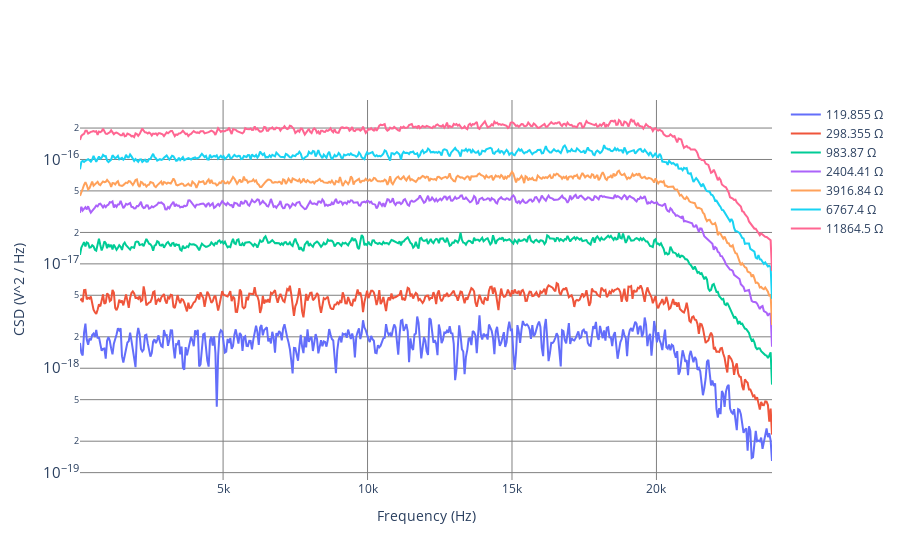
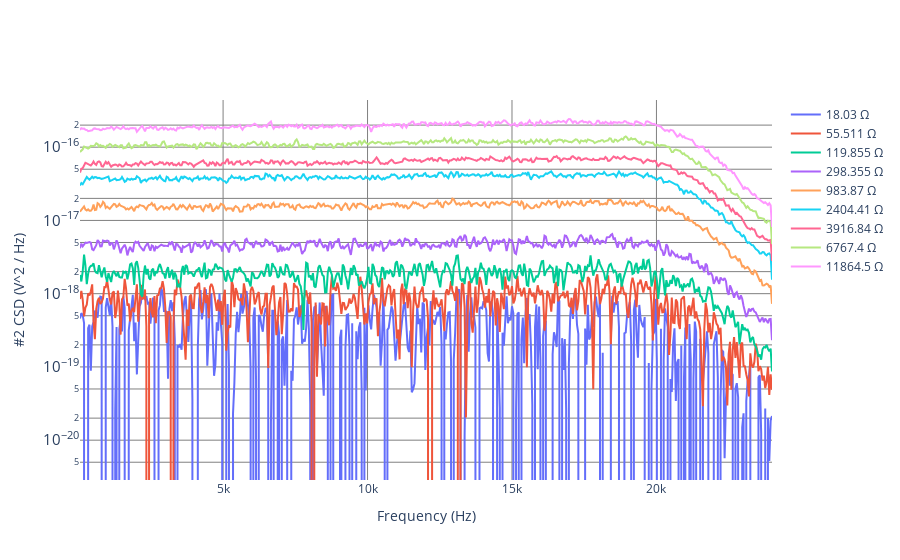
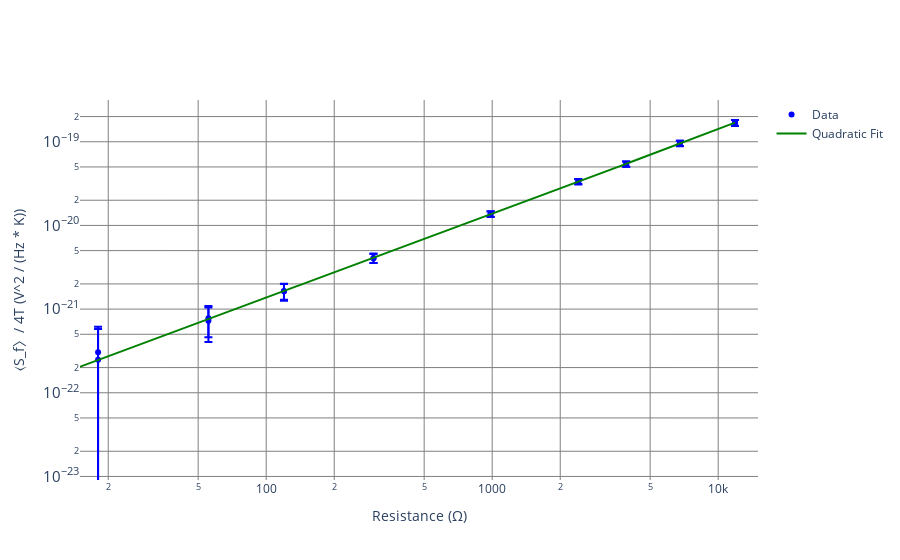
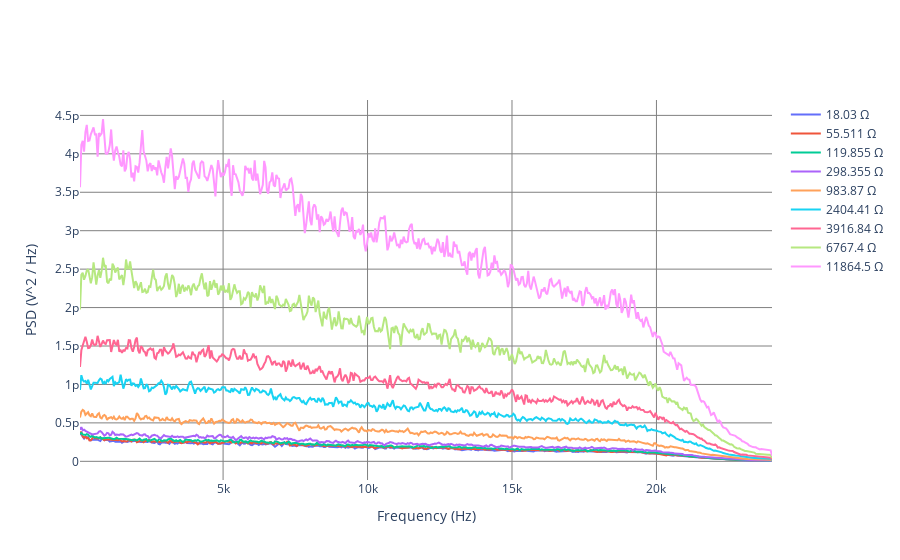

The code cell stored with these charts, in order, in its notebook:
### Code cell
# Noise data analysis

Temp = 21.1 + 273.15
Temp_std = 1

fs = 48000

Pden_arr = np.array([])
Pden_std_arr = np.array([])

V_1 = 50E-3
cR_1 = 120.26E3

def v_into_amp(V_in, R_1, R_2):
    return V_in * R_2 / (R_1 + R_2)


def G_std_over_G(f, V_in, R_2):
    return np.sqrt( ( (3E-3 + 0.01 * G_interp(f) * V_in) / (G_interp(f) * V_in) ) ** 2
                                     + (( v_into_amp(3E-3, cR_1, R_2) + 0.01 * V_in) / V_in) ** 2)

fig1 = go.Figure()
fig1.update_layout(
    xaxis_title="Frequency (Hz)",
    yaxis_title="CSD (V^2 / Hz)",
    #xaxis_type="log",
    yaxis_type='log',
    template="plotly",
    plot_bgcolor='white',
    paper_bgcolor='white',
    xaxis=dict(
        showgrid=True,
        gridcolor="gray",
        zeroline=False
    ),
    yaxis=dict(
        showgrid=True,
        gridcolor="gray",
        zeroline=False 
    )
    #template="plotly_dark"
)

fig2 = go.Figure()
fig2.update_layout(
    xaxis_title="Frequency (Hz)",
    yaxis_title="#2 CSD (V^2 / Hz)",
    #xaxis_type="log",
    yaxis_type='log',
    template="plotly",
    plot_bgcolor='white',
    paper_bgcolor='white',
    xaxis=dict(
        showgrid=True,
        gridcolor="gray",
        zeroline=False
    ),
    yaxis=dict(
        showgrid=True,
        gridcolor="gray",
        zeroline=False 
    )
    #template="plotly_dark"
)

fig4 = go.Figure()
fig4.update_layout(
    xaxis_title="Frequency (Hz)",
    yaxis_title="PSD (V^2 / Hz)",
    #xaxis_type="log",
    template="plotly",
    plot_bgcolor='white',
    paper_bgcolor='white',
    xaxis=dict(
        showgrid=True,
        gridcolor="gray",
        zeroline=False
    ),
    yaxis=dict(
        showgrid=True,
        gridcolor="gray",
        zeroline=False 
    )
    #template="plotly_dark"
)

# Spectral Analysis
r = 0
for v_dat_1L, v_dat_2L, v_dat_1R, v_dat_2R in zip(v_data_1L_arr, v_data_2L_arr, v_data_1R_arr, v_data_2R_arr):
    f1, P_den_1 = signal.welch(v_dat_1L, fs, nperseg=1024)
    f1 = f1[1:]
    P_den_1 = P_den_1[1:].real / G_interp(f1) / C_interp(f1)
    
    fc_1, P_den_cross_1 = signal.csd(v_dat_1L, v_dat_1R, fs, nperseg=1024)
    fc_2, P_den_cross_2 = signal.csd(v_dat_2L, v_dat_2R, fs, nperseg=1024)
    fc_1 = fc_1[1:].real
    fc_2 = fc_2[1:].real
    P_den_cross_1 = P_den_cross_1[1:].real
    P_den_cross_2 = P_den_cross_2[1:].real
    P_den1 = P_den_cross_1 / G_interp(fc_1) ** 2 / C_interp(fc_1) ** 2
    P_den2 = P_den_cross_2 / G_interp(fc_2) ** 2 / C_interp(fc_2) ** 2
    f_flat1 = fc_1[10:400]
    f_flat2 = fc_2[10:400]
    P_den1_flat = P_den1[10:400]
    P_den2_flat = P_den2[10:400]
    
    
    if r >= 2:
        fig1.add_trace(go.Scatter(
            x=fc_1, y=P_den1,
            name='{} Ω'.format(R_arr[r]),
            mode='lines',
            # line=dict(
            #     color=color_arr[r]
            # )
        ))

    fig2.add_trace(go.Scatter(
        x=fc_2, y=P_den2,
        name='{} Ω'.format(R_arr[r]),
        mode='lines',
        # line=dict(
        #     color=color_arr[r]
        # )
    ))

    fig4.add_trace(go.Scatter(
        x=f1, y=P_den_1,
        name='{} Ω'.format(R_arr[r]),
        mode='lines',
    ))

    data_std1 = np.sqrt(
        np.sum(
            ( 2 * P_den1_flat * np.sqrt( (2/40) ** 2 +
                                         (0.2 / G_interp(f_flat1) + 0.01) ** 2) ) ** 2
        )
    ) / len(f_flat1)
    data_std2 = np.sqrt(
        np.sum(
            ( 2 * P_den2_flat * np.sqrt( (2/40) ** 2 +
                                         (0.2 / G_interp(f_flat2) + 0.01) ** 2) ) ** 2
        )
    ) / len(f_flat2)
    
    Pden_std_arr = np.array([*Pden_std_arr, *[np.sqrt(np.std(P_den1_flat) ** 2 + data_std1 ** 2),
                                            np.sqrt(np.std(P_den2_flat) ** 2 + data_std2 ** 2)]])
    Pden_arr = np.array([*Pden_arr, *[np.mean(P_den1_flat),
                                    np.mean(P_den2_flat)]])
    
    r += 1

# Fitting data
def lin_func(x, a, b):
    return a*x + b

def quad_func(x, a, b, c):
    return a*x**2 + b*x + c

ext_R_arr = np.array([])
for res in R_arr:    
    ext_R_arr = np.array([*ext_R_arr, res, res])

kb_slope_arr = Pden_arr / (4 * Temp)
kb_slope_std_arr = Pden_arr / (4 * Temp) * np.sqrt((Pden_std_arr / Pden_arr) ** 2 + (Temp_std / Temp) ** 2)

params_lin, cov_lin = curve_fit(lin_func, ext_R_arr, kb_slope_arr, sigma=kb_slope_std_arr)
p_lin_err = np.sqrt(np.diag(cov_lin))

params_quad, cov_quad = curve_fit(quad_func, ext_R_arr, kb_slope_arr, sigma=kb_slope_std_arr)
p_quad_err = np.sqrt(np.diag(cov_quad))

R_space = np.linspace(0, max(R_arr), 10000)


# Plotting
fig3 = go.Figure()
fig3.add_trace(go.Scatter(
    x=ext_R_arr, y=kb_slope_arr,
    error_y=dict(
        type='data',
        array=kb_slope_std_arr,
        color='blue'
    ),
    name='Data', 
    mode='markers',
    marker=dict(
        color='blue'
    )
))

# fig3.add_trace(go.Scatter(
#     x=R_space, y=lin_func(R_space, *params_lin),
#     name='Linear Fit',
#     mode='lines',
#     line=dict(
#         color='red'
#     )
# ))

fig3.add_trace(go.Scatter(
    x=R_space, y=quad_func(R_space, *params_quad),
    name='Quadratic Fit',
    mode='lines',
    line=dict(
        color='green'
    ),
    
))

fig3.update_layout(
    xaxis_title='Resistance (Ω)',
    yaxis_title='⟨S_f〉/ 4T (V^2 / (Hz * K))',
    xaxis_type='log',
    yaxis_type='log',
    template="plotly",
    plot_bgcolor='white',
    paper_bgcolor='white',
    xaxis=dict(
        range=[np.log10(15),np.log10(15E3)],
        showgrid=True,
        gridcolor="gray",
        zeroline=False
    ),
    yaxis=dict(
        showgrid=True,
        gridcolor="gray",
        zeroline=False
    )
    #template="plotly_dark"
)

fig1.show()
fig1.write_image('Figures/# 1 CSD per R.pdf')
fig1.write_image('Figures/# 1 CSD per R.png')
fig2.show()
fig2.write_image('Figures/# 2 CSD per R.pdf')
fig2.write_image('Figures/# 2 CSD per R.png')
fig3.show()
fig3.write_image('Figures/S vs R plot.pdf')
fig3.write_image('Figures/S vs R plot.png')
fig4.show()

print('Lin param: {} +/- {} , Const param: {} +/- {}'.format(params_lin[0], p_lin_err[0], params_lin[1], p_lin_err[1]))
print('Quad param: {} +/- {} , Lin param: {} +/- {} , Const param: {} +/- {}'.format(params_quad[0], p_quad_err[0], params_quad[1],
                                                                                     p_quad_err[1], params_quad[2], p_quad_err[2]))

### Figure 1 — Plotly figure (JSON) as saved in the notebook; plotly's stock layout.template omitted (floating-point values rounded to 4 significant figures; data arrays with more than 128 entries replaced by an {"elided": "..."} marker saying what was removed)
{"data": [{"mode": "lines", "name": "119.855 Ω", "type": "scatter", "x": {"elided": "512 float values"}, "y": {"elided": "512 float values"}}, {"mode": "lines", "name": "298.355 Ω", "type": "scatter", "x": {"elided": "512 float values"}, "y": {"elided": "512 float values"}}, {"mode": "lines", "name": "983.87 Ω", "type": "scatter", "x": {"elided": "512 float values"}, "y": {"elided": "512 float values"}}, {"mode": "lines", "name": "2404.41 Ω", "type": "scatter", "x": {"elided": "512 float values"}, "y": {"elided": "512 float values"}}, {"mode": "lines", "name": "3916.84 Ω", "type": "scatter", "x": {"elided": "512 float values"}, "y": {"elided": "512 float values"}}, {"mode": "lines", "name": "6767.4 Ω", "type": "scatter", "x": {"elided": "512 float values"}, "y": {"elided": "512 float values"}}, {"mode": "lines", "name": "11864.5 Ω", "type": "scatter", "x": {"elided": "512 float values"}, "y": {"elided": "512 float values"}}], "layout": {"paper_bgcolor": "white", "plot_bgcolor": "white", "xaxis": {"gridcolor": "gray", "showgrid": true, "title": {"text": "Frequency (Hz)"}, "zeroline": false}, "yaxis": {"gridcolor": "gray", "showgrid": true, "title": {"text": "CSD (V^2 / Hz)"}, "type": "log", "zeroline": false}}}

### Figure 2 — Plotly figure (JSON) as saved in the notebook; plotly's stock layout.template omitted (floating-point values rounded to 4 significant figures; data arrays with more than 128 entries replaced by an {"elided": "..."} marker saying what was removed)
{"data": [{"mode": "lines", "name": "18.03 Ω", "type": "scatter", "x": {"elided": "512 float values"}, "y": {"elided": "512 float values"}}, {"mode": "lines", "name": "55.511 Ω", "type": "scatter", "x": {"elided": "512 float values"}, "y": {"elided": "512 float values"}}, {"mode": "lines", "name": "119.855 Ω", "type": "scatter", "x": {"elided": "512 float values"}, "y": {"elided": "512 float values"}}, {"mode": "lines", "name": "298.355 Ω", "type": "scatter", "x": {"elided": "512 float values"}, "y": {"elided": "512 float values"}}, {"mode": "lines", "name": "983.87 Ω", "type": "scatter", "x": {"elided": "512 float values"}, "y": {"elided": "512 float values"}}, {"mode": "lines", "name": "2404.41 Ω", "type": "scatter", "x": {"elided": "512 float values"}, "y": {"elided": "512 float values"}}, {"mode": "lines", "name": "3916.84 Ω", "type": "scatter", "x": {"elided": "512 float values"}, "y": {"elided": "512 float values"}}, {"mode": "lines", "name": "6767.4 Ω", "type": "scatter", "x": {"elided": "512 float values"}, "y": {"elided": "512 float values"}}, {"mode": "lines", "name": "11864.5 Ω", "type": "scatter", "x": {"elided": "512 float values"}, "y": {"elided": "512 float values"}}], "layout": {"paper_bgcolor": "white", "plot_bgcolor": "white", "xaxis": {"gridcolor": "gray", "showgrid": true, "title": {"text": "Frequency (Hz)"}, "zeroline": false}, "yaxis": {"gridcolor": "gray", "showgrid": true, "title": {"text": "#2 CSD (V^2 / Hz)"}, "type": "log", "zeroline": false}}}

### Figure 3 — Plotly figure (JSON) as saved in the notebook; plotly's stock layout.template omitted (floating-point values rounded to 4 significant figures; data arrays with more than 128 entries replaced by an {"elided": "..."} marker saying what was removed)
{"data": [{"error_y": {"array": [3.283e-22, 3.086e-22, 3.153e-22, 3.187e-22, 3.713e-22, 3.557e-22, 5.367e-22, 4.956e-22, 9.92e-22, 1.057e-21, 2.537e-21, 2.276e-21, 3.944e-21, 4e-21, 7.256e-21, 6.841e-21, 1.39e-20, 1.327e-20], "color": "blue", "type": "data"}, "marker": {"color": "blue"}, "mode": "markers", "name": "Data", "type": "scatter", "x": [18.03, 18.03, 55.51, 55.51, 119.9, 119.9, 298.4, 298.4, 983.9, 983.9, 2404.0, 2404.0, 3917.0, 3917.0, 6767.0, 6767.0, 11860.0, 11860.0], "y": [2.48e-22, 3.048e-22, 7.764e-22, 7.235e-22, 1.63e-21, 1.648e-21, 4.083e-21, 4.047e-21, 1.366e-20, 1.367e-20, 3.33e-20, 3.347e-20, 5.407e-20, 5.421e-20, 9.532e-20, 9.591e-20, 1.685e-19, 1.687e-19]}, {"line": {"color": "green"}, "mode": "lines", "name": "Quadratic Fit", "type": "scatter", "x": {"elided": "10000 float values"}, "y": {"elided": "10000 float values"}}], "layout": {"paper_bgcolor": "white", "plot_bgcolor": "white", "xaxis": {"gridcolor": "gray", "range": [1.176, 4.176], "showgrid": true, "title": {"text": "Resistance (Ω)"}, "type": "log", "zeroline": false}, "yaxis": {"gridcolor": "gray", "showgrid": true, "title": {"text": "⟨S_f〉/ 4T (V^2 / (Hz * K))"}, "type": "log", "zeroline": false}}}

### Figure 4 — Plotly figure (JSON) as saved in the notebook; plotly's stock layout.template omitted (floating-point values rounded to 4 significant figures; data arrays with more than 128 entries replaced by an {"elided": "..."} marker saying what was removed)
{"data": [{"mode": "lines", "name": "18.03 Ω", "type": "scatter", "x": {"elided": "512 float values"}, "y": {"elided": "512 float values"}}, {"mode": "lines", "name": "55.511 Ω", "type": "scatter", "x": {"elided": "512 float values"}, "y": {"elided": "512 float values"}}, {"mode": "lines", "name": "119.855 Ω", "type": "scatter", "x": {"elided": "512 float values"}, "y": {"elided": "512 float values"}}, {"mode": "lines", "name": "298.355 Ω", "type": "scatter", "x": {"elided": "512 float values"}, "y": {"elided": "512 float values"}}, {"mode": "lines", "name": "983.87 Ω", "type": "scatter", "x": {"elided": "512 float values"}, "y": {"elided": "512 float values"}}, {"mode": "lines", "name": "2404.41 Ω", "type": "scatter", "x": {"elided": "512 float values"}, "y": {"elided": "512 float values"}}, {"mode": "lines", "name": "3916.84 Ω", "type": "scatter", "x": {"elided": "512 float values"}, "y": {"elided": "512 float values"}}, {"mode": "lines", "name": "6767.4 Ω", "type": "scatter", "x": {"elided": "512 float values"}, "y": {"elided": "512 float values"}}, {"mode": "lines", "name": "11864.5 Ω", "type": "scatter", "x": {"elided": "512 float values"}, "y": {"elided": "512 float values"}}], "layout": {"paper_bgcolor": "white", "plot_bgcolor": "white", "xaxis": {"gridcolor": "gray", "showgrid": true, "title": {"text": "Frequency (Hz)"}, "zeroline": false}, "yaxis": {"gridcolor": "gray", "showgrid": true, "title": {"text": "PSD (V^2 / Hz)"}, "zeroline": false}}}
